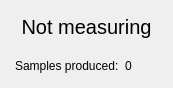
<?xml version="1.0" encoding="UTF-8"?>
<ui version="4.0">
 <class>windowScalarGenerator</class>
 <widget class="QWidget" name="windowScalarGenerator">
  <property name="geometry">
   <rect>
    <x>0</x>
    <y>0</y>
    <width>173</width>
    <height>88</height>
   </rect>
  </property>
  <property name="windowTitle">
   <string>Form</string>
  </property>
  <layout class="QGridLayout" name="gridLayout">
   <property name="horizontalSpacing">
    <number>6</number>
   </property>
   <property name="verticalSpacing">
    <number>20</number>
   </property>
   <property name="margin">
    <number>15</number>
   </property>
   <item row="1" column="0">
    <widget class="QLabel" name="labelSamples">
     <property name="text">
      <string>Samples produced:</string>
     </property>
    </widget>
   </item>
   <item row="1" column="1">
    <widget class="QLabel" name="displaySamples">
     <property name="text">
      <string>0</string>
     </property>
     <property name="alignment">
      <set>Qt::AlignLeading|Qt::AlignLeft|Qt::AlignVCenter</set>
     </property>
    </widget>
   </item>
   <item row="0" column="0" colspan="2">
    <widget class="QLabel" name="displayStatus">
     <property name="font">
      <font>
       <pointsize>15</pointsize>
      </font>
     </property>
     <property name="text">
      <string>Not measuring</string>
     </property>
     <property name="alignment">
      <set>Qt::AlignCenter</set>
     </property>
    </widget>
   </item>
  </layout>
 </widget>
 <resources/>
 <connections/>
</ui>
